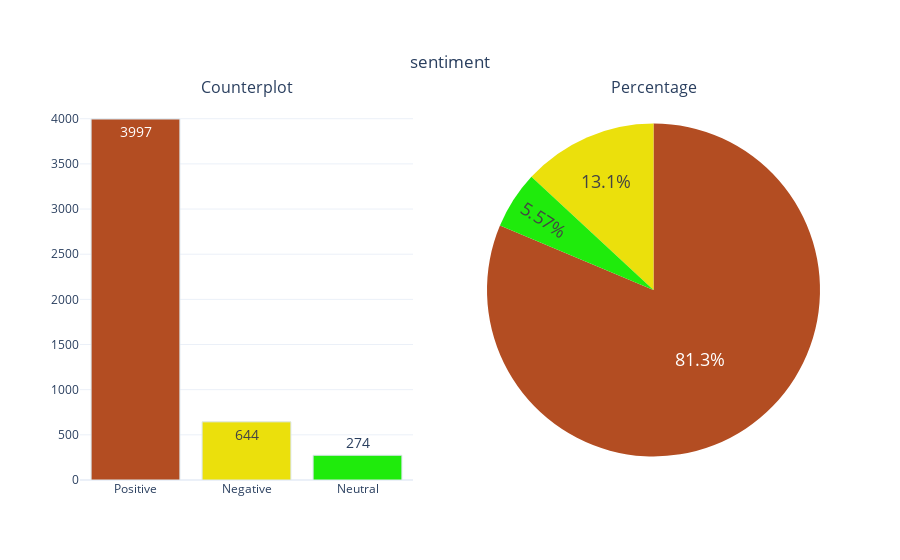

The notebook cell this image was saved under:
### Code cell
categorical_variable_summary(df, 'sentiment')

### Figure 1 — Plotly figure (JSON) as saved in the notebook; plotly's stock layout.template omitted (floating-point values rounded to 4 significant figures)
{"data": [{"marker": {"color": ["#B34D22", "#EBE00C", "#1FEB0C", "#0C92EB", "#EB0CD5"], "line": {"color": "#DBE6EC", "width": 1}}, "name": "sentiment", "showlegend": false, "text": ["3997", "644", "274"], "textfont": {"size": 14}, "textposition": "auto", "type": "bar", "x": ["Positive", "Negative", "Neutral"], "xaxis": "x", "y": [3997, 644, 274], "yaxis": "y"}, {"domain": {"x": [0.55, 1], "y": [0, 1]}, "labels": ["Positive", "Negative", "Neutral"], "marker": {"colors": ["#B34D22", "#EBE00C", "#1FEB0C", "#0C92EB", "#EB0CD5"]}, "name": "sentiment", "showlegend": false, "textfont": {"size": 18}, "textposition": "auto", "type": "pie", "values": [3997, 644, 274]}], "layout": {"annotations": [{"font": {"size": 16}, "showarrow": false, "text": "Counterplot", "x": 0.225, "xanchor": "center", "xref": "paper", "y": 1, "yanchor": "bottom", "yref": "paper"}, {"font": {"size": 16}, "showarrow": false, "text": "Percentage", "x": 0.775, "xanchor": "center", "xref": "paper", "y": 1, "yanchor": "bottom", "yref": "paper"}], "autosize": true, "title": {"text": "sentiment", "x": 0.5, "xanchor": "center", "y": 0.9, "yanchor": "top"}, "xaxis": {"anchor": "y", "autorange": true, "domain": [0, 0.45], "range": [-0.5, 2.5], "type": "category"}, "yaxis": {"anchor": "x", "autorange": true, "domain": [0, 1], "range": [0, 4207.0], "type": "linear"}}}
